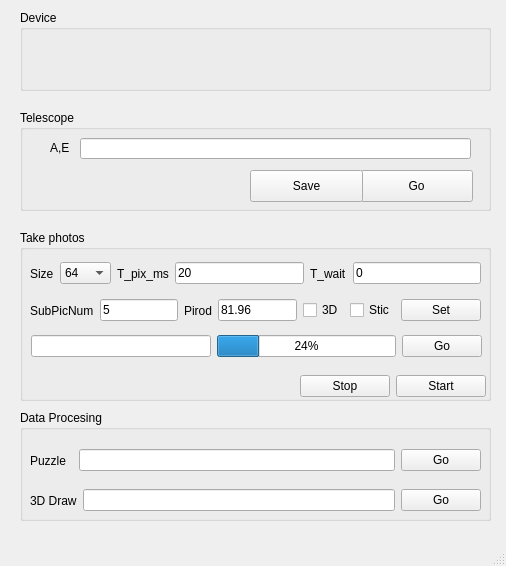
<?xml version="1.0" encoding="UTF-8"?>
<ui version="4.0">
 <class>sainWindow</class>
 <widget class="QMainWindow" name="sainWindow">
  <property name="geometry">
   <rect>
    <x>0</x>
    <y>0</y>
    <width>506</width>
    <height>566</height>
   </rect>
  </property>
  <property name="windowTitle">
   <string>MainWindow</string>
  </property>
  <widget class="QWidget" name="centralwidget">
   <widget class="QGroupBox" name="groupBox">
    <property name="geometry">
     <rect>
      <x>20</x>
      <y>110</y>
      <width>471</width>
      <height>101</height>
     </rect>
    </property>
    <property name="title">
     <string>Telescope</string>
    </property>
    <widget class="QLineEdit" name="lineEdit">
     <property name="geometry">
      <rect>
       <x>60</x>
       <y>28</y>
       <width>391</width>
       <height>21</height>
      </rect>
     </property>
    </widget>
    <widget class="QLabel" name="label">
     <property name="geometry">
      <rect>
       <x>30</x>
       <y>30</y>
       <width>21</width>
       <height>16</height>
      </rect>
     </property>
     <property name="text">
      <string>A,E</string>
     </property>
    </widget>
    <widget class="QPushButton" name="pushButton">
     <property name="geometry">
      <rect>
       <x>340</x>
       <y>60</y>
       <width>113</width>
       <height>32</height>
      </rect>
     </property>
     <property name="text">
      <string>Go</string>
     </property>
    </widget>
    <widget class="QPushButton" name="pushButton_2">
     <property name="geometry">
      <rect>
       <x>230</x>
       <y>60</y>
       <width>113</width>
       <height>32</height>
      </rect>
     </property>
     <property name="text">
      <string>Save</string>
     </property>
    </widget>
   </widget>
   <widget class="QGroupBox" name="groupBox_2">
    <property name="geometry">
     <rect>
      <x>20</x>
      <y>10</y>
      <width>471</width>
      <height>81</height>
     </rect>
    </property>
    <property name="title">
     <string>Device</string>
    </property>
   </widget>
   <widget class="QGroupBox" name="groupBox_3">
    <property name="geometry">
     <rect>
      <x>20</x>
      <y>230</y>
      <width>471</width>
      <height>171</height>
     </rect>
    </property>
    <property name="title">
     <string>Take photos</string>
    </property>
    <widget class="QWidget" name="">
     <property name="geometry">
      <rect>
       <x>10</x>
       <y>30</y>
       <width>451</width>
       <height>27</height>
      </rect>
     </property>
     <layout class="QHBoxLayout" name="horizontalLayout">
      <item>
       <widget class="QLabel" name="label_2">
        <property name="text">
         <string>Size</string>
        </property>
       </widget>
      </item>
      <item>
       <widget class="QComboBox" name="comboBox">
        <item>
         <property name="text">
          <string>64</string>
         </property>
        </item>
        <item>
         <property name="text">
          <string>32</string>
         </property>
        </item>
        <item>
         <property name="text">
          <string>128</string>
         </property>
        </item>
       </widget>
      </item>
      <item>
       <widget class="QLabel" name="label_3">
        <property name="text">
         <string>T_pix_ms</string>
        </property>
       </widget>
      </item>
      <item>
       <widget class="QLineEdit" name="lineEdit_2">
        <property name="text">
         <string>20</string>
        </property>
       </widget>
      </item>
      <item>
       <widget class="QLabel" name="label_4">
        <property name="text">
         <string>T_wait</string>
        </property>
       </widget>
      </item>
      <item>
       <widget class="QLineEdit" name="lineEdit_3">
        <property name="text">
         <string>0</string>
        </property>
       </widget>
      </item>
     </layout>
    </widget>
    <widget class="QWidget" name="">
     <property name="geometry">
      <rect>
       <x>10</x>
       <y>60</y>
       <width>451</width>
       <height>41</height>
      </rect>
     </property>
     <layout class="QHBoxLayout" name="horizontalLayout_2">
      <property name="sizeConstraint">
       <enum>QLayout::SetDefaultConstraint</enum>
      </property>
      <item>
       <widget class="QLabel" name="label_5">
        <property name="text">
         <string>SubPicNum</string>
        </property>
       </widget>
      </item>
      <item>
       <widget class="QLineEdit" name="lineEdit_4">
        <property name="text">
         <string>5</string>
        </property>
       </widget>
      </item>
      <item>
       <widget class="QLabel" name="label_6">
        <property name="text">
         <string>Pirod</string>
        </property>
       </widget>
      </item>
      <item>
       <widget class="QLineEdit" name="lineEdit_6">
        <property name="text">
         <string>81.96</string>
        </property>
       </widget>
      </item>
      <item>
       <widget class="QCheckBox" name="checkBox_2">
        <property name="text">
         <string>3D</string>
        </property>
       </widget>
      </item>
      <item>
       <widget class="QCheckBox" name="checkBox">
        <property name="text">
         <string>Stic</string>
        </property>
       </widget>
      </item>
      <item>
       <widget class="QPushButton" name="pushButton_3">
        <property name="text">
         <string>Set</string>
        </property>
       </widget>
      </item>
     </layout>
    </widget>
    <widget class="QWidget" name="">
     <property name="geometry">
      <rect>
       <x>11</x>
       <y>100</y>
       <width>451</width>
       <height>33</height>
      </rect>
     </property>
     <layout class="QHBoxLayout" name="horizontalLayout_3">
      <item>
       <widget class="QLineEdit" name="lineEdit_5">
        <property name="text">
         <string/>
        </property>
       </widget>
      </item>
      <item>
       <widget class="QProgressBar" name="progressBar">
        <property name="value">
         <number>24</number>
        </property>
       </widget>
      </item>
      <item>
       <widget class="QPushButton" name="pushButton_4">
        <property name="text">
         <string>Go</string>
        </property>
       </widget>
      </item>
     </layout>
    </widget>
    <widget class="QWidget" name="">
     <property name="geometry">
      <rect>
       <x>280</x>
       <y>140</y>
       <width>186</width>
       <height>32</height>
      </rect>
     </property>
     <layout class="QHBoxLayout" name="horizontalLayout_6">
      <item>
       <widget class="QPushButton" name="pushButton_7">
        <property name="text">
         <string>Stop</string>
        </property>
       </widget>
      </item>
      <item>
       <widget class="QPushButton" name="pushButton_8">
        <property name="text">
         <string>Start</string>
        </property>
       </widget>
      </item>
     </layout>
    </widget>
   </widget>
   <widget class="QGroupBox" name="groupBox_4">
    <property name="geometry">
     <rect>
      <x>20</x>
      <y>410</y>
      <width>471</width>
      <height>111</height>
     </rect>
    </property>
    <property name="title">
     <string>Data Procesing</string>
    </property>
    <widget class="QWidget" name="layoutWidget">
     <property name="geometry">
      <rect>
       <x>10</x>
       <y>70</y>
       <width>451</width>
       <height>41</height>
      </rect>
     </property>
     <layout class="QHBoxLayout" name="horizontalLayout_5">
      <item>
       <widget class="QLabel" name="label_8">
        <property name="text">
         <string>3D Draw</string>
        </property>
       </widget>
      </item>
      <item>
       <widget class="QLineEdit" name="lineEdit_8"/>
      </item>
      <item>
       <widget class="QPushButton" name="pushButton_6">
        <property name="text">
         <string>Go</string>
        </property>
       </widget>
      </item>
     </layout>
    </widget>
    <widget class="QWidget" name="">
     <property name="geometry">
      <rect>
       <x>10</x>
       <y>30</y>
       <width>451</width>
       <height>41</height>
      </rect>
     </property>
     <layout class="QHBoxLayout" name="horizontalLayout_4">
      <item>
       <widget class="QLabel" name="label_7">
        <property name="text">
         <string>Puzzle  </string>
        </property>
       </widget>
      </item>
      <item>
       <widget class="QLineEdit" name="lineEdit_7"/>
      </item>
      <item>
       <widget class="QPushButton" name="pushButton_5">
        <property name="text">
         <string>Go</string>
        </property>
       </widget>
      </item>
     </layout>
    </widget>
   </widget>
  </widget>
  <widget class="QMenuBar" name="menubar">
   <property name="geometry">
    <rect>
     <x>0</x>
     <y>0</y>
     <width>506</width>
     <height>22</height>
    </rect>
   </property>
  </widget>
  <widget class="QStatusBar" name="statusbar"/>
 </widget>
 <resources/>
 <connections>
  <connection>
   <sender>pushButton</sender>
   <signal>clicked()</signal>
   <receiver>sainWindow</receiver>
   <slot>Telescope_bottonClick()</slot>
   <hints>
    <hint type="sourcelabel">
     <x>410</x>
     <y>211</y>
    </hint>
    <hint type="destinationlabel">
     <x>410</x>
     <y>245</y>
    </hint>
   </hints>
  </connection>
  <connection>
   <sender>pushButton_3</sender>
   <signal>clicked()</signal>
   <receiver>sainWindow</receiver>
   <slot>Takephotos_Set_bottom()</slot>
   <hints>
    <hint type="sourcelabel">
     <x>460</x>
     <y>336</y>
    </hint>
    <hint type="destinationlabel">
     <x>494</x>
     <y>336</y>
    </hint>
   </hints>
  </connection>
  <connection>
   <sender>pushButton_4</sender>
   <signal>clicked()</signal>
   <receiver>sainWindow</receiver>
   <slot>Takephoto_Go_botton()</slot>
   <hints>
    <hint type="sourcelabel">
     <x>465</x>
     <y>368</y>
    </hint>
    <hint type="destinationlabel">
     <x>499</x>
     <y>374</y>
    </hint>
   </hints>
  </connection>
  <connection>
   <sender>pushButton_7</sender>
   <signal>clicked()</signal>
   <receiver>sainWindow</receiver>
   <slot>Takephoto_Stop_botton()</slot>
   <hints>
    <hint type="sourcelabel">
     <x>466</x>
     <y>408</y>
    </hint>
    <hint type="destinationlabel">
     <x>498</x>
     <y>421</y>
    </hint>
   </hints>
  </connection>
  <connection>
   <sender>pushButton_5</sender>
   <signal>clicked()</signal>
   <receiver>sainWindow</receiver>
   <slot>Process_Go1_botton()</slot>
   <hints>
    <hint type="sourcelabel">
     <x>466</x>
     <y>482</y>
    </hint>
    <hint type="destinationlabel">
     <x>497</x>
     <y>480</y>
    </hint>
   </hints>
  </connection>
  <connection>
   <sender>pushButton_6</sender>
   <signal>clicked()</signal>
   <receiver>sainWindow</receiver>
   <slot>Process_Go2_botton()</slot>
   <hints>
    <hint type="sourcelabel">
     <x>472</x>
     <y>527</y>
    </hint>
    <hint type="destinationlabel">
     <x>497</x>
     <y>527</y>
    </hint>
   </hints>
  </connection>
  <connection>
   <sender>pushButton_2</sender>
   <signal>clicked()</signal>
   <receiver>sainWindow</receiver>
   <slot>Telescope_Save_botton()</slot>
   <hints>
    <hint type="sourcelabel">
     <x>335</x>
     <y>210</y>
    </hint>
    <hint type="destinationlabel">
     <x>327</x>
     <y>243</y>
    </hint>
   </hints>
  </connection>
 </connections>
 <slots>
  <slot>Telescope_bottonClick()</slot>
  <slot>Takephotos_Set_botton()</slot>
  <slot>Takephoto_Go_botton()</slot>
  <slot>Takephoto_Stop_botton()</slot>
  <slot>Process_Go1_botton()</slot>
  <slot>Process_Go2_botton()</slot>
  <slot>Telescope_Save_botton()</slot>
 </slots>
</ui>
